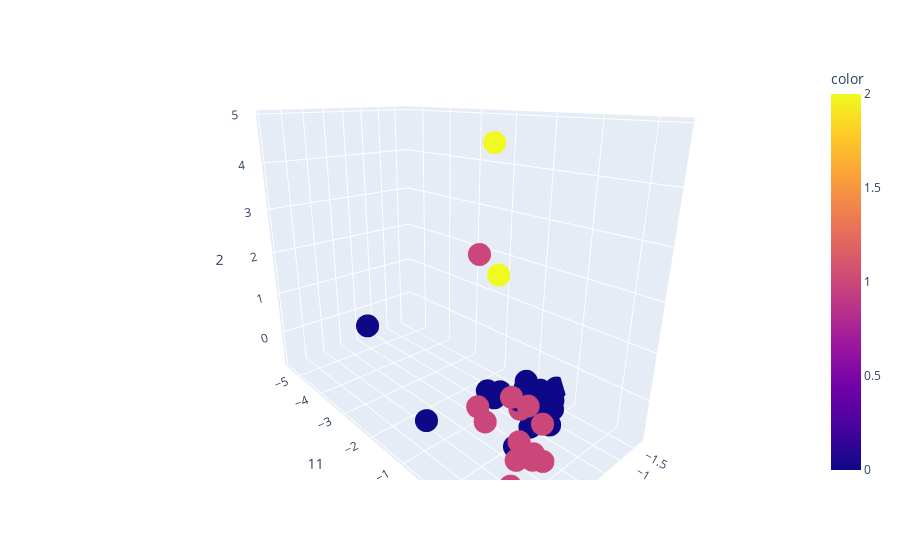

Write notebook code for a chart like this one.
### Markdown cell above
### 3-D Graph if Wanted

### Code cell
from sklearn.cluster import KMeans
from sklearn.preprocessing import StandardScaler
import plotly.express as px

X_std = StandardScaler().fit_transform(dfnew[features])

km = KMeans(
    n_clusters=3, init='random',
    n_init=10, max_iter=300, 
    tol=1e-04, random_state=0
)
X = StandardScaler().fit_transform(dfnew[features])
y_km = km.fit_predict(X)
fig = px.scatter_3d(X_std, x=1, y=11, z=2, color=y_km)
fig.show()

### Figure 1 — Plotly figure (JSON) as saved in the notebook; plotly's stock layout.template omitted (floating-point values rounded to 4 significant figures)
{"data": [{"hovertemplate": "1=%{x}<br>11=%{y}<br>2=%{z}<br>color=%{marker.color}<extra></extra>", "legendgroup": "", "marker": {"color": [0, 1, 0, 0, 1, 0, 0, 1, 0, 0, 2, 1, 0, 0, 0, 0, 2, 0, 0, 0, 0, 0, 0, 0, 1, 1, 0, 0, 1, 0, 0, 0, 1, 0, 1, 0, 1, 0, 0, 1, 0, 1, 1, 0, 0, 1, 0, 0, 1, 1], "coloraxis": "coloraxis", "symbol": "circle"}, "mode": "markers", "name": "", "scene": "scene", "showlegend": false, "type": "scatter3d", "x": [-1.067, 0.7395, -0.1608, -0.5504, 1.093, -0.6409, 0.5722, 0.8191, 0.2268, -1.013, 1.729, 0.3399, -0.9394, -1.384, -0.4495, -0.9341, 1.908, -0.8812, 1.602, -1.199, -0.6686, -1.004, -0.4292, -0.01439, 0.0676, -0.05401, -0.5476, -1.051, 0.09213, -0.2088, -0.6907, -0.7291, 1.559, 0.01181, 1.452, -0.4191, 1.729, -0.4052, -1.733, 1.761, -0.8127, 0.6073, 0.8566, -0.4877, -0.9287, 1.936, -1.217, -0.4719, 1.51, 0.4801], "y": [-0.1298, 0.3745, -0.6668, 0.1156, 1.344, 0.06838, 0.3634, 0.7887, 0.1287, -0.6966, 0.8668, 0.7518, -0.653, -0.575, 0.0008042, -0.1475, 0.8822, -0.1732, -0.8244, -0.7173, 0.05458, -0.3211, 0.08158, -0.6822, -1.105, -0.1535, 0.2079, -0.3197, 0.05595, -5.464, -0.06031, -0.1649, 0.5543, 0.2493, 0.284, -1.243, 1.334, 0.2266, -0.4279, 1.163, -0.513, 0.7977, 0.681, 0.2879, 0.06456, 1.322, -0.1403, 0.34, 1.079, 0.7098], "z": [-0.554, 0.6384, -0.1538, -0.3998, 0.1358, -0.4206, -0.4606, 0.717, 0.2293, -0.2811, 3.194, 0.1157, -0.3767, -0.7141, -0.407, -0.3569, 4.9, -0.2648, -0.06119, -0.5522, -0.3297, -0.3122, -0.2275, -0.2367, 2.646, -0.02523, -0.38, -0.5407, -0.06467, -0.4701, -0.3556, -0.4487, 0.6484, -0.3894, 0.7334, -0.5216, 0.5079, -0.3719, -0.6239, -0.413, -0.5061, -0.4584, -0.01678, -0.4821, -0.5361, 0.04998, -0.5602, -0.5313, -0.263, -0.4483]}], "layout": {"autosize": true, "coloraxis": {"colorbar": {"title": {"text": "color"}}, "colorscale": [[0, "#0d0887"], [0.1111, "#46039f"], [0.2222, "#7201a8"], [0.3333, "#9c179e"], [0.4444, "#bd3786"], [0.5556, "#d8576b"], [0.6667, "#ed7953"], [0.7778, "#fb9f3a"], [0.8889, "#fdca26"], [1, "#f0f921"]]}, "legend": {"tracegroupgap": 0}, "margin": {"t": 60}, "scene": {"aspectmode": "auto", "aspectratio": {"x": 0.7062, "y": 1.31, "z": 1.081}, "camera": {"center": {"x": 0, "y": 0, "z": 0}, "eye": {"x": 1.144, "y": 1.289, "z": 0.6159}, "projection": {"type": "perspective"}, "up": {"x": 0, "y": 0, "z": 1}}, "domain": {"x": [0, 1], "y": [0, 1]}, "xaxis": {"title": {"text": "1"}, "type": "linear"}, "yaxis": {"title": {"text": "11"}, "type": "linear"}, "zaxis": {"title": {"text": "2"}, "type": "linear"}}}}
